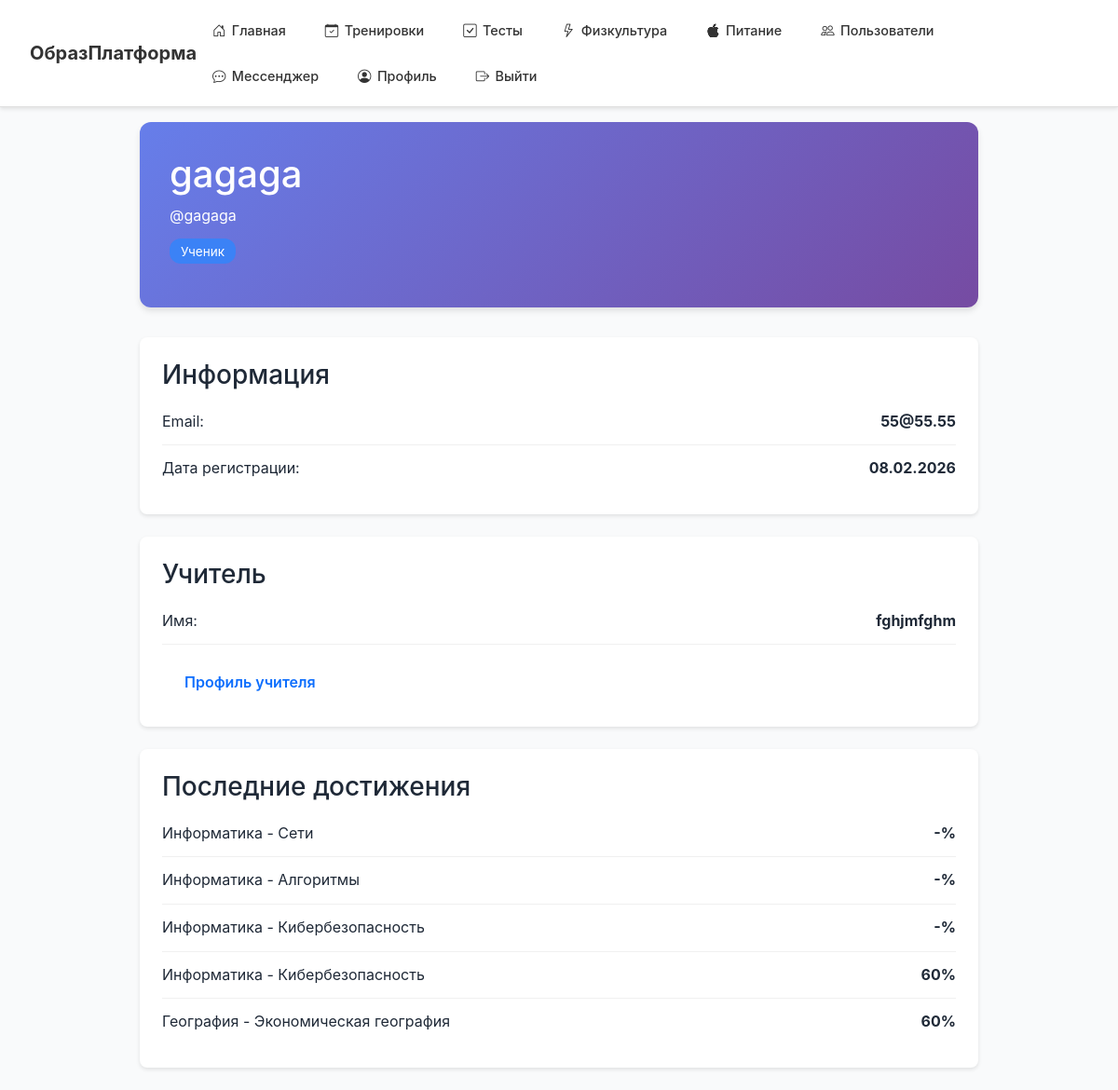
/users/3 (signed in), run on the app's committed database.
### models.py (models this page shows)
class User(UserMixin, db.Model):
    id = db.Column(db.Integer, primary_key=True)
    username = db.Column(db.String(80), unique=True, nullable=False)
    nickname = db.Column(db.String(80), unique=True, nullable=True)
    email = db.Column(db.String(120), unique=True, nullable=False)
    password = db.Column(db.String(200), nullable=False)
    role = db.Column(db.String(20), nullable=False, default='student')
    is_approved = db.Column(db.Boolean, default=True)  # Учителя и повара ждут одобрения
    is_banned = db.Column(db.Boolean, default=False)
    mentor_id = db.Column(db.Integer, db.ForeignKey('user.id'))
    created_at = db.Column(db.DateTime, default=datetime.utcnow)
    mentor = db.relationship(
        'User',
        remote_side=[id],
        backref=db.backref('assigned_students', lazy='dynamic'),
        foreign_keys=[mentor_id],
        post_update=True
    )
    def is_teacher(self):
        return self.role == 'teacher'
    def is_student(self):
        return self.role == 'student'
    def is_cook(self):
        return self.role == 'cook'
    def is_admin(self):
        return self.role == 'admin'
    test_results = db.relationship('TestResult', backref='user', lazy=True)
    pe_results = db.relationship('PhysicalEducationResult', backref='user', lazy=True)
    homeworks = db.relationship('Homework', backref='user', lazy=True)
    training_programs = db.relationship('TrainingProgram', backref='user', lazy=True)
    nutrition_diaries = db.relationship('NutritionDiary', backref='user', lazy=True)
    sent_messages = db.relationship('Message', foreign_keys='Message.sender_id', backref='sender', lazy=True)
    received_messages = db.relationship('Message', foreign_keys='Message.receiver_id', backref='receiver', lazy=True)

class TestResult(db.Model):
    id = db.Column(db.Integer, primary_key=True)
    user_id = db.Column(db.Integer, db.ForeignKey('user.id'), nullable=False)
    subject = db.Column(db.String(100), nullable=False)
    topic = db.Column(db.String(200), nullable=False)
    test_content = db.Column(db.Text, nullable=False)
    score = db.Column(db.Integer)
    created_at = db.Column(db.DateTime, default=datetime.utcnow)

### app.py (the view)
@app.route('/users/<int:user_id>')
@login_required
def view_user(user_id):
    user = User.query.get_or_404(user_id)
    if user.id == current_user.id:
        return redirect(url_for('profile'))
    is_teacher = user.is_teacher()
    is_student = user.is_student()
    teacher_students = user.assigned_students.order_by(User.created_at.desc()).all() if is_teacher else []
    students_count = len(teacher_students) if is_teacher else 0
    tests = TestResult.query.filter_by(user_id=user.id).order_by(TestResult.created_at.desc()).limit(5).all()
    pe_count = PhysicalEducationResult.query.filter_by(user_id=user.id).count()
    can_join_teacher = current_user.is_student() and is_teacher
    already_joined = current_user.mentor_id == user.id if can_join_teacher else False
    mentor = user.mentor if is_student else None
    return render_template('user_profile.html',
                         profile_user=user,
                         is_teacher=is_teacher,
                         is_student=is_student,
                         tests=tests,
                         pe_count=pe_count,
                         students_count=students_count,
                         teacher_students=teacher_students,
                         can_join_teacher=can_join_teacher,
                         already_joined=already_joined,
                         mentor=mentor)

### app.py (called while the page is built)
@login_manager.user_loader
def load_user(user_id):
    return User.query.get(int(user_id))

### templates/user_profile.html (shortened to what this page needs)
{% extends "base.html" %}
{% block content %}
<div class="profile-container">
    <div class="profile-header">
        <h1 style="margin: 0;">{{ profile_user.nickname or profile_user.username }}</h1>
        <p style="margin: 0.5rem 0 0;">@{{ profile_user.nickname or profile_user.username }}</p>
        <p style="margin-top: 0.75rem;">
            <span class="badge-role {{ 'badge-teacher' if is_teacher else 'badge-student' }}">
                {{ 'Учитель' if is_teacher else 'Ученик' }}
            </span>
        </p>
    </div>
    <div class="info-card">
        <h3>Информация</h3>
        <div class="info-item"><span>Email:</span><strong>{{ profile_user.email }}</strong></div>
        <div class="info-item"><span>Дата регистрации:</span><strong>{{ profile_user.created_at.strftime('%d.%m.%Y') }}</strong></div>
    </div>
    {% if is_teacher %}
    <div class="info-card">
        <h3>Ученики ({{ students_count }})</h3>
        {% if teacher_students %}
            <ul class="list-group">
                {% for student in teacher_students[:5] %}
                <li class="list-group-item d-flex justify-content-between align-items-center">
                    {{ student.nickname or student.username }}
                    <a href="{{ url_for('view_user', user_id=student.id) }}" class="btn btn-sm btn-outline-primary">Профиль</a>
                </li>
                {% endfor %}
            </ul>
            {% if teacher_students|length > 5 %}
                <small class="text-muted d-block mt-2">И ещё {{ teacher_students|length - 5 }} учеников...</small>
            {% endif %}
        {% else %}
            <p style="color: #666;">Пока нет учеников</p>
        {% endif %}
    </div>
    {% else %}
    <div class="info-card">
        <h3>Учитель</h3>
        {% if mentor %}
            <div class="info-item"><span>Имя:</span><strong>{{ mentor.nickname or mentor.username }}</strong></div>
            <a href="{{ url_for('view_user', user_id=mentor.id) }}" class="btn btn-outline-primary mt-3">Профиль учителя</a>
        {% else %}
            <p style="color: #666;">Учитель не назначен</p>
        {% endif %}
    </div>
    {% endif %}
    <div class="info-card">
        <h3>Последние достижения</h3>
        {% if tests %}
            {% for test in tests %}
            <div class="info-item">
                <span>{{ test.subject }} - {{ test.topic }}</span>
                <strong>{{ test.score if test.score else '-' }}%</strong>
            </div>
            {% endfor %}
        {% else %}
            <p style="color: #999;">Нет результатов</p>
        {% endif %}
    </div>
</div>
{% endblock %}

### static/css/style.css (style rules this page uses)
:root { --primary: #4361ee; --primary-dark: #3730a3; --success: #10b981; --danger: #ef4444; --text: #1f2937; --text-light: #6b7280; --bg: #f9fafb; --white: #ffffff; --border: #e5e7eb; }
* { margin: 0; padding: 0; box-sizing: border-box; }
body { font-family: -apple-system, BlinkMacSystemFont, 'Segoe UI', sans-serif; background: var(--bg); color: var(--text); line-height: 1.6; }
.btn { padding: 0.75rem 1.5rem; font-size: 1rem; font-weight: 600; border: none; border-radius: 8px; cursor: pointer; transition: all 0.2s; text-decoration: none; display: inline-block; }

### templates/user_profile.html (style rules this page uses)
.profile-container { max-width: 900px; margin: 0 auto; }
.profile-header { background: linear-gradient(135deg, #667eea 0%, #764ba2 100%); color: white; padding: 2rem; border-radius: 12px; margin-bottom: 2rem; box-shadow: 0 4px 6px rgba(0,0,0,0.1); }
.badge-role { padding: 0.35rem 0.75rem; border-radius: 12px; font-size: 0.85rem; }
.badge-student { background: #3b82f6; color: white; }
.info-card { background: white; padding: 1.5rem; border-radius: 8px; box-shadow: 0 2px 4px rgba(0,0,0,0.1); margin-bottom: 1.5rem; }
.info-item { display: flex; justify-content: space-between; padding: 0.75rem 0; border-bottom: 1px solid #f0f0f0; }
.info-item:last-child { border-bottom: none; }

### data on the page
User: nickname "gagaga", email "55@55.55", created_at "08.02.2026"
User: nickname "fghjmfghm"
TestResult: subject "Информатика", topic "Сети", score "-"
TestResult: subject "Информатика", topic "Алгоритмы", score "-"
TestResult: subject "Информатика", topic "Кибербезопасность", score "-"
TestResult: subject "Информатика", topic "Кибербезопасность", score "60"
TestResult: subject "География", topic "Экономическая география", score "60"

### other printed values
{{ 'Учитель' if is_teacher else 'Ученик' }} "Ученик"
